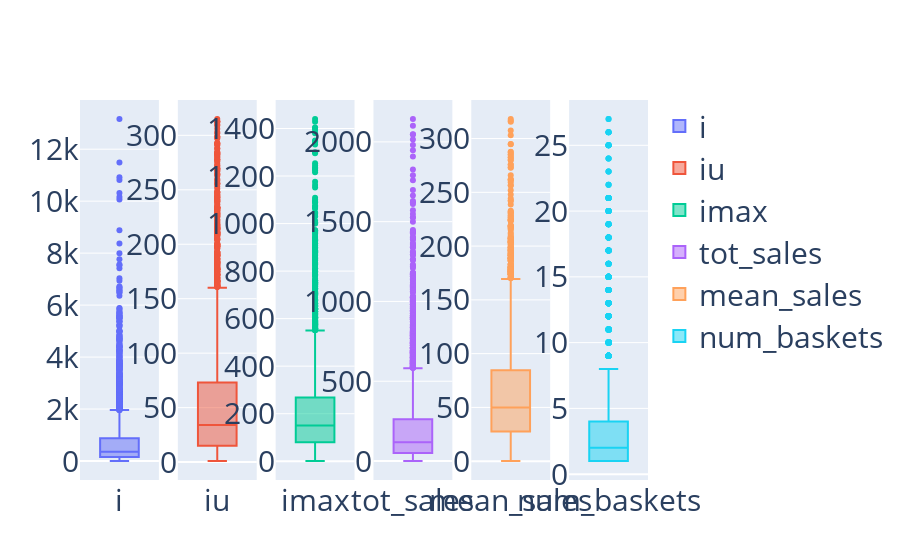

Source (notebook cell):
### Code cell
boxplots(df_indicators_no_outlier)

### Figure 1 — Plotly figure (JSON) as saved in the notebook; plotly's stock layout.template omitted (floating-point values rounded to 4 significant figures; data arrays with more than 128 entries replaced by an {"elided": "..."} marker saying what was removed)
{"data": [{"name": "i", "type": "box", "xaxis": "x", "y": {"elided": "4161 int values"}, "yaxis": "y"}, {"name": "iu", "type": "box", "xaxis": "x2", "y": {"elided": "4161 int values"}, "yaxis": "y2"}, {"name": "imax", "type": "box", "xaxis": "x3", "y": {"elided": "4161 int values"}, "yaxis": "y3"}, {"name": "tot_sales", "type": "box", "xaxis": "x4", "y": {"elided": "4161 float values"}, "yaxis": "y4"}, {"name": "mean_sales", "type": "box", "xaxis": "x5", "y": {"elided": "4161 float values"}, "yaxis": "y5"}, {"name": "num_baskets", "type": "box", "xaxis": "x6", "y": {"elided": "4161 int values"}, "yaxis": "y6"}], "layout": {"autosize": true, "font": {"size": 30}, "xaxis": {"anchor": "y", "autorange": true, "domain": [0, 0.1389], "range": [-0.5, 0.5], "type": "category"}, "xaxis2": {"anchor": "y2", "autorange": true, "domain": [0.1722, 0.3111], "range": [-0.5, 0.5], "type": "category"}, "xaxis3": {"anchor": "y3", "autorange": true, "domain": [0.3444, 0.4833], "range": [-0.5, 0.5], "type": "category"}, "xaxis4": {"anchor": "y4", "autorange": true, "domain": [0.5167, 0.6556], "range": [-0.5, 0.5], "type": "category"}, "xaxis5": {"anchor": "y5", "autorange": true, "domain": [0.6889, 0.8278], "range": [-0.5, 0.5], "type": "category"}, "xaxis6": {"anchor": "y6", "autorange": true, "domain": [0.8611, 1], "range": [-0.5, 0.5], "type": "category"}, "yaxis": {"anchor": "x", "autorange": true, "domain": [0, 1], "range": [-730.2, 13890.0], "type": "linear"}, "yaxis2": {"anchor": "x2", "autorange": true, "domain": [0, 1], "range": [-16.44, 332.4], "type": "linear"}, "yaxis3": {"anchor": "x3", "autorange": true, "domain": [0, 1], "range": [-78.94, 1520.0], "type": "linear"}, "yaxis4": {"anchor": "x4", "autorange": true, "domain": [0, 1], "range": [-118.9, 2262.0], "type": "linear"}, "yaxis5": {"anchor": "x5", "autorange": true, "domain": [0, 1], "range": [-17.5, 335.9], "type": "linear"}, "yaxis6": {"anchor": "x6", "autorange": true, "domain": [0, 1], "range": [-0.4444, 28.44], "type": "linear"}}}
